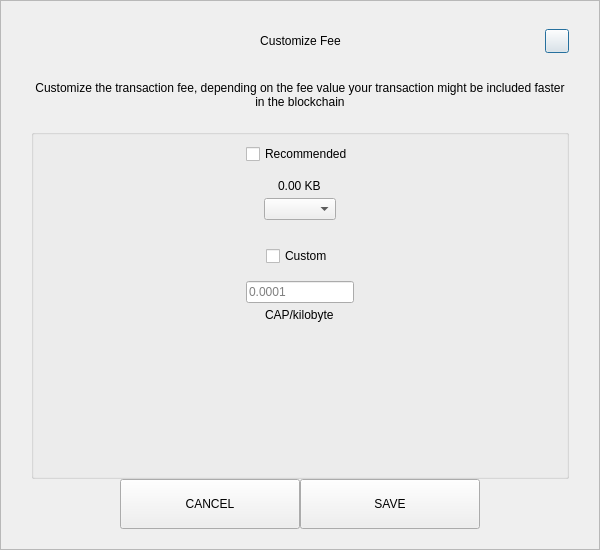
<?xml version="1.0" encoding="UTF-8"?>
<ui version="4.0">
 <class>SendCustomFeeDialog</class>
 <widget class="QDialog" name="SendCustomFeeDialog">
  <property name="geometry">
   <rect>
    <x>0</x>
    <y>0</y>
    <width>600</width>
    <height>550</height>
   </rect>
  </property>
  <property name="windowTitle">
   <string>Form</string>
  </property>
  <layout class="QVBoxLayout" name="verticalLayout_3">
   <property name="spacing">
    <number>0</number>
   </property>
   <property name="leftMargin">
    <number>0</number>
   </property>
   <property name="topMargin">
    <number>0</number>
   </property>
   <property name="rightMargin">
    <number>0</number>
   </property>
   <property name="bottomMargin">
    <number>0</number>
   </property>
   <item>
    <widget class="QFrame" name="frame">
     <property name="styleSheet">
      <string notr="true"/>
     </property>
     <property name="frameShape">
      <enum>QFrame::StyledPanel</enum>
     </property>
     <property name="frameShadow">
      <enum>QFrame::Raised</enum>
     </property>
     <layout class="QVBoxLayout" name="verticalLayout_2">
      <property name="spacing">
       <number>0</number>
      </property>
      <property name="leftMargin">
       <number>30</number>
      </property>
      <property name="topMargin">
       <number>20</number>
      </property>
      <property name="rightMargin">
       <number>30</number>
      </property>
      <property name="bottomMargin">
       <number>20</number>
      </property>
      <item>
       <layout class="QHBoxLayout" name="horizontalLayout_3">
        <property name="spacing">
         <number>0</number>
        </property>
        <item>
         <spacer name="horizontalSpacer_21">
          <property name="orientation">
           <enum>Qt::Horizontal</enum>
          </property>
          <property name="sizeHint" stdset="0">
           <size>
            <width>40</width>
            <height>20</height>
           </size>
          </property>
         </spacer>
        </item>
        <item>
         <widget class="QLabel" name="labelTitle">
          <property name="minimumSize">
           <size>
            <width>0</width>
            <height>40</height>
           </size>
          </property>
          <property name="maximumSize">
           <size>
            <width>16777215</width>
            <height>40</height>
           </size>
          </property>
          <property name="styleSheet">
           <string notr="true">padding-left:24px;</string>
          </property>
          <property name="text">
           <string>Customize Fee</string>
          </property>
          <property name="alignment">
           <set>Qt::AlignCenter</set>
          </property>
          <property name="margin">
           <number>7</number>
          </property>
         </widget>
        </item>
        <item>
         <spacer name="horizontalSpacer">
          <property name="orientation">
           <enum>Qt::Horizontal</enum>
          </property>
          <property name="sizeHint" stdset="0">
           <size>
            <width>40</width>
            <height>20</height>
           </size>
          </property>
         </spacer>
        </item>
        <item>
         <widget class="QPushButton" name="btnEsc">
          <property name="minimumSize">
           <size>
            <width>24</width>
            <height>24</height>
           </size>
          </property>
          <property name="maximumSize">
           <size>
            <width>24</width>
            <height>24</height>
           </size>
          </property>
          <property name="text">
           <string/>
          </property>
         </widget>
        </item>
       </layout>
      </item>
      <item>
       <spacer name="verticalSpacer_2">
        <property name="orientation">
         <enum>Qt::Vertical</enum>
        </property>
        <property name="sizeType">
         <enum>QSizePolicy::Fixed</enum>
        </property>
        <property name="sizeHint" stdset="0">
         <size>
          <width>20</width>
          <height>20</height>
         </size>
        </property>
       </spacer>
      </item>
      <item>
       <widget class="QLabel" name="labelMessage">
        <property name="text">
         <string>Customize the transaction fee, depending on the fee value your transaction might be included faster in the blockchain</string>
        </property>
        <property name="alignment">
         <set>Qt::AlignCenter</set>
        </property>
        <property name="wordWrap">
         <bool>true</bool>
        </property>
       </widget>
      </item>
      <item>
       <spacer name="verticalSpacer_3">
        <property name="orientation">
         <enum>Qt::Vertical</enum>
        </property>
        <property name="sizeType">
         <enum>QSizePolicy::Fixed</enum>
        </property>
        <property name="sizeHint" stdset="0">
         <size>
          <width>20</width>
          <height>20</height>
         </size>
        </property>
       </spacer>
      </item>
      <item>
       <widget class="QGroupBox" name="groupBox">
        <property name="title">
         <string/>
        </property>
        <layout class="QVBoxLayout" name="verticalLayout">
         <property name="leftMargin">
          <number>12</number>
         </property>
         <property name="rightMargin">
          <number>12</number>
         </property>
         <item>
          <layout class="QVBoxLayout" name="verticalLayout_4">
           <property name="spacing">
            <number>5</number>
           </property>
           <item alignment="Qt::AlignHCenter">
            <widget class="QCheckBox" name="checkBoxRecommended">
             <property name="text">
              <string>Recommended</string>
             </property>
            </widget>
           </item>
           <item>
            <spacer name="verticalSpacer_5">
             <property name="orientation">
              <enum>Qt::Vertical</enum>
             </property>
             <property name="sizeType">
              <enum>QSizePolicy::Fixed</enum>
             </property>
             <property name="sizeHint" stdset="0">
              <size>
               <width>20</width>
               <height>10</height>
              </size>
             </property>
            </spacer>
           </item>
           <item alignment="Qt::AlignHCenter">
            <widget class="QLabel" name="labelFee">
             <property name="text">
              <string>0.00 KB</string>
             </property>
            </widget>
           </item>
           <item alignment="Qt::AlignHCenter">
            <widget class="QComboBox" name="comboBoxRecommended"/>
           </item>
          </layout>
         </item>
         <item>
          <spacer name="verticalSpacer">
           <property name="orientation">
            <enum>Qt::Vertical</enum>
           </property>
           <property name="sizeType">
            <enum>QSizePolicy::Fixed</enum>
           </property>
           <property name="sizeHint" stdset="0">
            <size>
             <width>20</width>
             <height>20</height>
            </size>
           </property>
          </spacer>
         </item>
         <item>
          <layout class="QVBoxLayout" name="verticalLayout_5">
           <property name="spacing">
            <number>5</number>
           </property>
           <item alignment="Qt::AlignHCenter">
            <widget class="QCheckBox" name="checkBoxCustom">
             <property name="text">
              <string>Custom</string>
             </property>
            </widget>
           </item>
           <item>
            <spacer name="verticalSpacer_6">
             <property name="orientation">
              <enum>Qt::Vertical</enum>
             </property>
             <property name="sizeType">
              <enum>QSizePolicy::Fixed</enum>
             </property>
             <property name="sizeHint" stdset="0">
              <size>
               <width>20</width>
               <height>10</height>
              </size>
             </property>
            </spacer>
           </item>
           <item alignment="Qt::AlignHCenter">
            <widget class="QLineEdit" name="lineEditCustomFee">
             <property name="placeholderText">
              <string notr="true">0.0001</string>
             </property>
            </widget>
           </item>
           <item alignment="Qt::AlignHCenter">
            <widget class="QLabel" name="labelCustomFee">
             <property name="text">
              <string>CAP/kilobyte</string>
             </property>
            </widget>
           </item>
          </layout>
         </item>
         <item>
          <spacer name="verticalSpacer_4">
           <property name="orientation">
            <enum>Qt::Vertical</enum>
           </property>
           <property name="sizeHint" stdset="0">
            <size>
             <width>20</width>
             <height>40</height>
            </size>
           </property>
          </spacer>
         </item>
        </layout>
       </widget>
      </item>
      <item>
       <layout class="QHBoxLayout" name="horizontalLayout" stretch="1,2,2,1">
        <item>
         <spacer name="horizontalSpacer1">
          <property name="orientation">
           <enum>Qt::Horizontal</enum>
          </property>
          <property name="sizeHint" stdset="0">
           <size>
            <width>40</width>
            <height>20</height>
           </size>
          </property>
         </spacer>
        </item>
        <item>
         <widget class="QPushButton" name="btnCancel">
          <property name="minimumSize">
           <size>
            <width>180</width>
            <height>50</height>
           </size>
          </property>
          <property name="focusPolicy">
           <enum>Qt::NoFocus</enum>
          </property>
          <property name="text">
           <string>CANCEL</string>
          </property>
         </widget>
        </item>
        <item>
         <widget class="QPushButton" name="btnSave">
          <property name="minimumSize">
           <size>
            <width>180</width>
            <height>50</height>
           </size>
          </property>
          <property name="focusPolicy">
           <enum>Qt::NoFocus</enum>
          </property>
          <property name="text">
           <string>SAVE</string>
          </property>
         </widget>
        </item>
        <item>
         <spacer name="horizontalSpacer_2">
          <property name="orientation">
           <enum>Qt::Horizontal</enum>
          </property>
          <property name="sizeHint" stdset="0">
           <size>
            <width>40</width>
            <height>20</height>
           </size>
          </property>
         </spacer>
        </item>
       </layout>
      </item>
     </layout>
    </widget>
   </item>
  </layout>
 </widget>
 <resources/>
 <connections/>
</ui>
